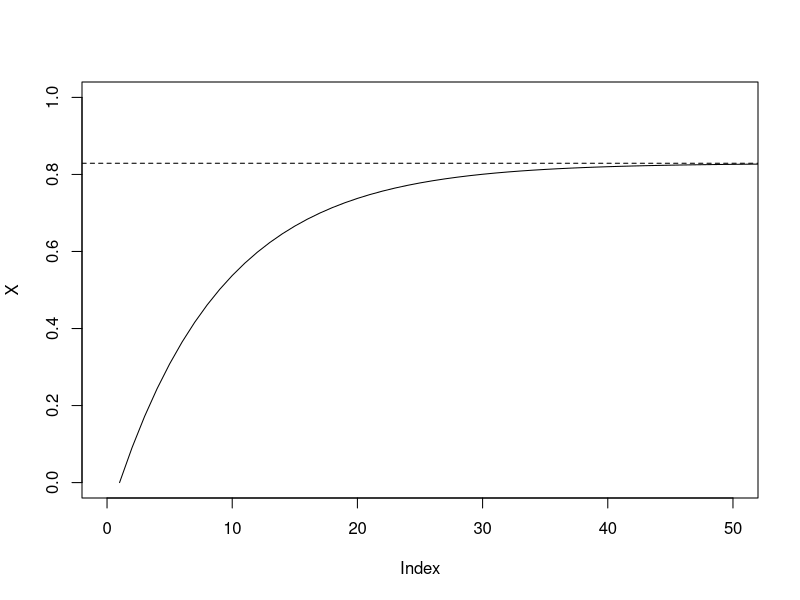
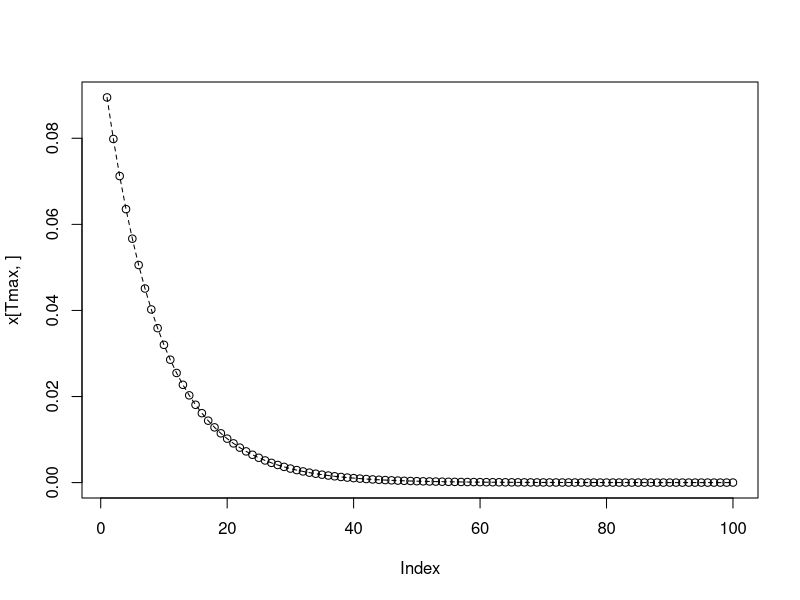
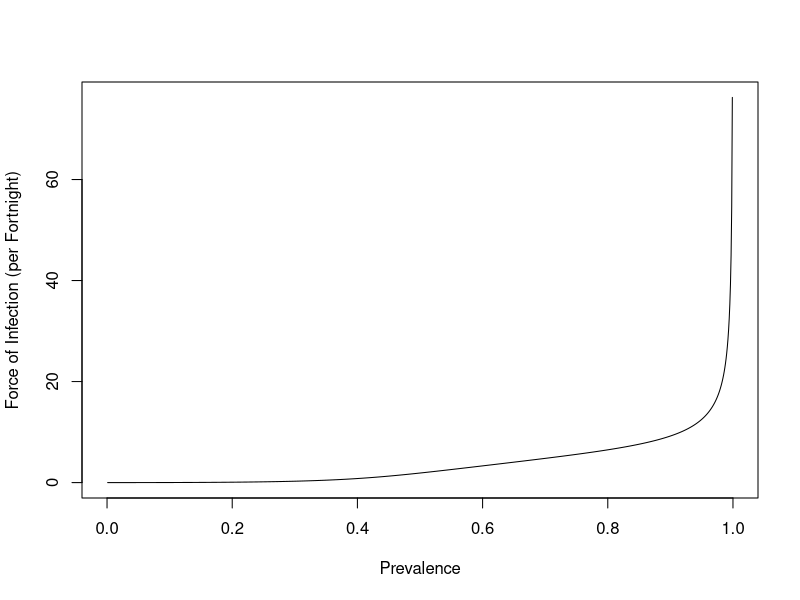
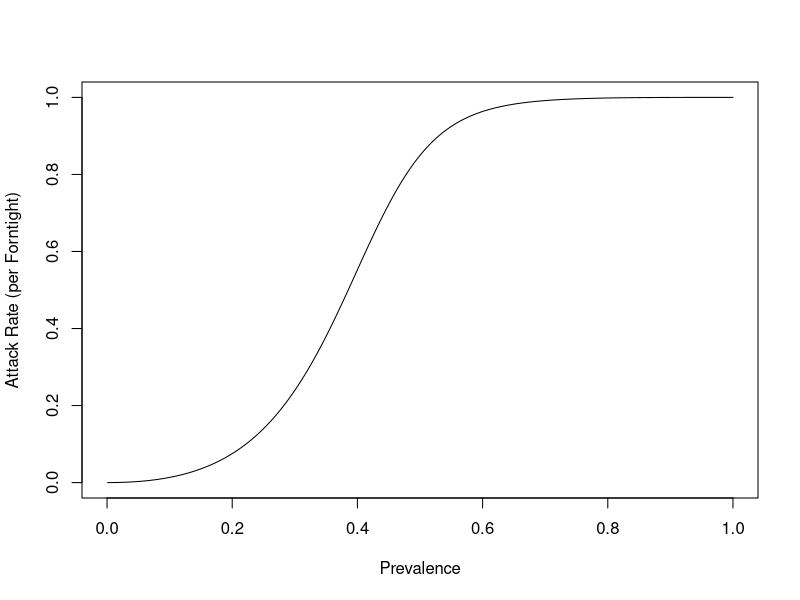
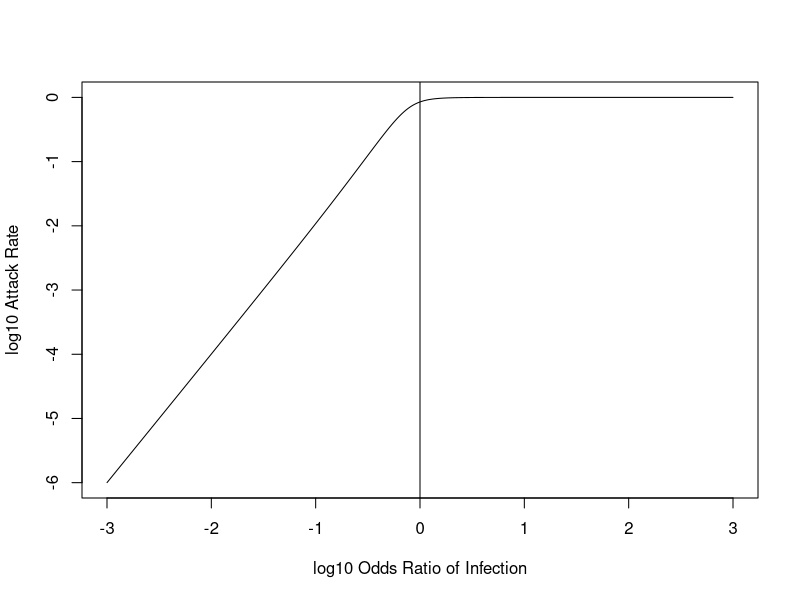
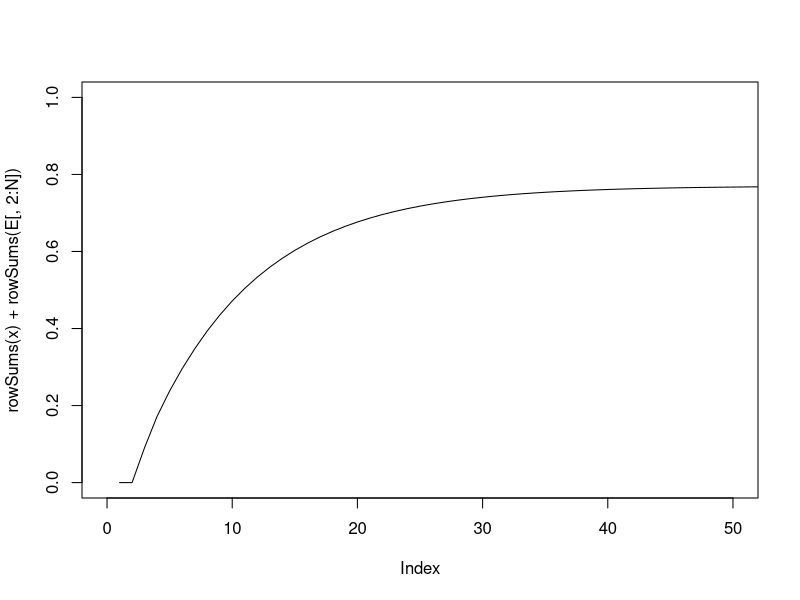
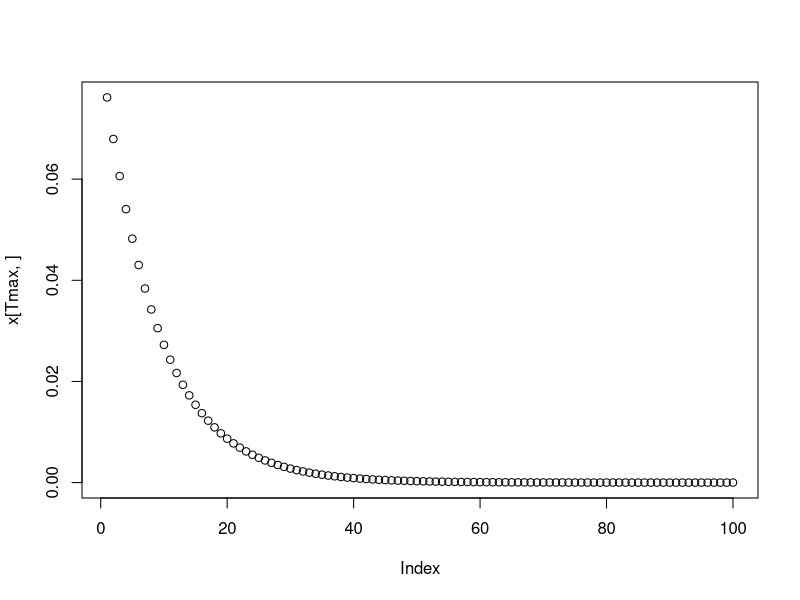
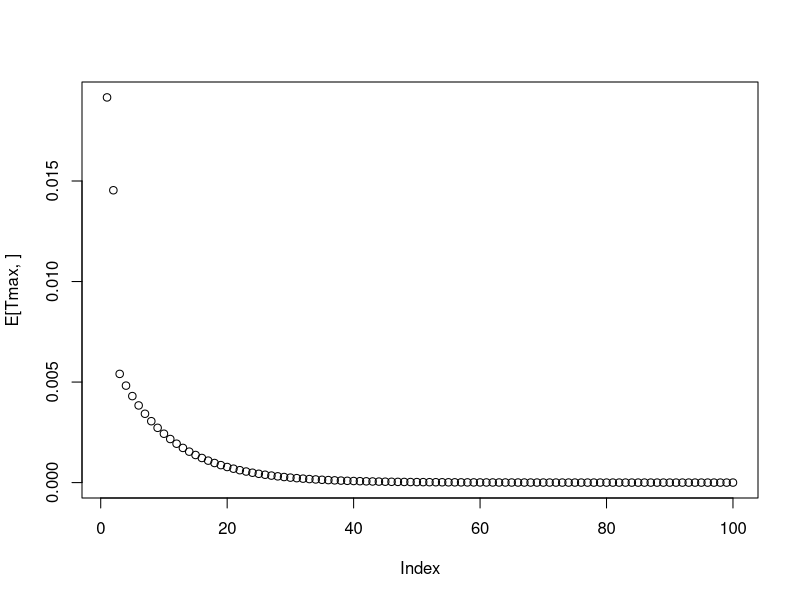

Reproduce these figures in R, in order.
###################################################################################
######## Base AoI Model (discrete time, no exposed class, no treatment) ###########
###################################################################################

########################## Time Series Model

Tmax = 500
lambda = .1
r = 200/365*14/365
N = 100
x = matrix(0,nrow=Tmax,ncol=N)
for(i in 1:(Tmax-1)){
  x[i+1,1] = lambda/(1+lambda+r)*sum(x[i,]) + lambda/(1+lambda)*(1-sum(x[i,]))
  x[i+1,2:(N-1)] = 1/(1+lambda+r)*x[i,1:(N-2)]
  x[i+1,N] = 1/(1+lambda+r)*(x[i,N-1]+x[i,N])
}

# plot total prevalence
X = rowSums(x)
Xbar = lambda*(1+lambda+r)/(r*(1+lambda)+lambda*(1+lambda+r))
plot(X,xlim=c(0,50),ylim=c(0,1),type="l")
abline(h=Xbar,lty=2)

# plot AoI distribution at Tmax
plot(x[Tmax,])
Xbar0 = lambda*(lambda+r)/(r*(1+lambda)+lambda*(1+lambda+r))
p = 1/(1+lambda+r)
lines(1:N,Xbar0*p^(0:(N-1)),lty=2)

########################### Equilibrium Functions: #################################

PR2FOI_AoI = function(PR,r){
  FOI = (-(1+(1-2*PR)/PR*r) + sqrt((1+(1-2*PR)/PR*r)^2+4*PR/(1-PR)*r))/2
  return(FOI)
}

PR2AR_AoI = function(PR,r){
  lambda = PR2FOI_AoI(PR,r)
  1-exp(-lambda)
}

x = seq(0,1,.001)
plot(x,PR2FOI_AoI(x,200/365*10),type="l",xlab="Prevalence",ylab="Force of Infection (per Fortnight)")
plot(x,PR2AR_AoI(x,200/365*10),type="l",xlab="Prevalence",ylab="Attack Rate (per Forntight)")
plot(log10(x/(1-x)),log10(PR2AR_AoI(x,200/365*10)),xlab="log10 Odds Ratio of Infection",ylab="log10 Attack Rate",type="l")
abline(v=0)

##################### Quasistationary Model for AoI Dist'n ##########################



#####################################################################################
#################### Model With Exposed Class, No Treatment #########################
#####################################################################################


Tmax = 500
lambda = .1
r = 200/365*14/365
N = 100
x = matrix(0,nrow=Tmax,ncol=N)
E = matrix(0,nrow=Tmax,ncol=N)
for(i in 1:(Tmax-1)){
  x[i+1,1] = 1/(1+lambda)*sum(E[i,])
  x[i+1,2:(N-1)] = 1/(1+lambda+r)*x[i,1:(N-2)]
  x[i+1,N] = 1/(1+lambda+r)*(x[i,N-1]+x[i,N])
  E[i+1,1] = lambda/(1+lambda)*(1-sum(x[i,])-sum(E[i,]))
  E[i+1,2] = lambda/(1+lambda)*(sum(E[i,])+x[i,1])
  E[i+1,3:N] = lambda/(1+lambda+r)*x[i,3:N]
}

plot(rowSums(x)+rowSums(E[,2:N]),type="l",xlim=c(0,50),ylim=c(0,1))

## plot AoI for both infected and exposed classes
plot(x[Tmax,])
plot(E[Tmax,])



#####################################################################################
#################### Model With Treatment, No Exposed Class #########################
#####################################################################################


Tmax = 500
lambda = .1
r = 200/365*14/365
N = 100
rho = .1
w = 1
x = matrix(0,nrow=Tmax,ncol=N)
C = rep(0,Tmax)

#### Here we assume that chemoprotection duration is geometrically distributed with
#### an expected value of w/(1+w) fortnights (usually about 2?)

for(i in 1:(Tmax-1)){
  x[i+1,1] = lambda/(1+lambda+r+rho)*sum(x[i,]) + lambda/(1+lambda)*(1-C[i]-sum(x[i,]))
  x[i+1,2:(N-1)] = 1/(1+lambda+r+rho)*x[i,1:(N-2)]
  x[i+1,N] = 1/(1+lambda+r)*(x[i,N-1]+x[i,N])
  C[i+1] = rho/(1+lambda+r+rho)*x[i,1] + w/(1+w)*C[i]
}

# plot total prevalence
X = rowSums(x)
plot(X,xlim=c(0,50),ylim=c(0,1),type="l")

plot(x[Tmax,])



#####################################################################################
#################### Model With Treatment and Exposed Class #########################
#####################################################################################
